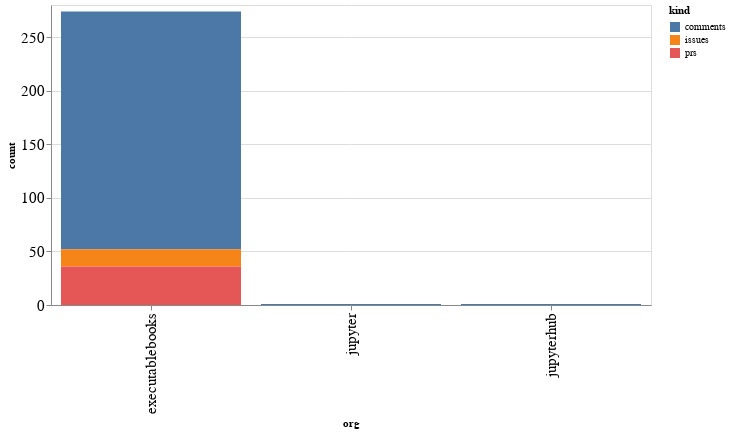

Notebook source saved alongside this figure:
### Code cell
alt.Chart(org_summaries, width=600).mark_bar().encode(
    x='org',
    y='count',
    color='kind',
    tooltip="org"
)

### Figure 1 — Vega-Lite specification as saved in the notebook (floating-point values rounded to 4 significant figures)
{"config": {"axisLeft": {"labelFontSize": 15}, "axisBottom": {"labelFontSize": 15}}, "data": {"name": "data-0f31b60f37362f2d7bece41a0716aec0"}, "mark": "bar", "encoding": {"color": {"type": "nominal", "field": "kind"}, "tooltip": {"type": "nominal", "field": "org"}, "x": {"type": "nominal", "field": "org"}, "y": {"type": "quantitative", "field": "count"}}, "width": 600, "$schema": "https://vega.github.io/schema/vega-lite/v4.8.1.json", "datasets": {"data-0f31b60f37362f2d7bece41a0716aec0": [{"org": "executablebooks", "kind": "comments", "count": 222}, {"org": "executablebooks", "kind": "issues", "count": 16}, {"org": "executablebooks", "kind": "prs", "count": 36}, {"org": "jupyter", "kind": "comments", "count": 1}, {"org": "jupyterhub", "kind": "comments", "count": 1}]}}
